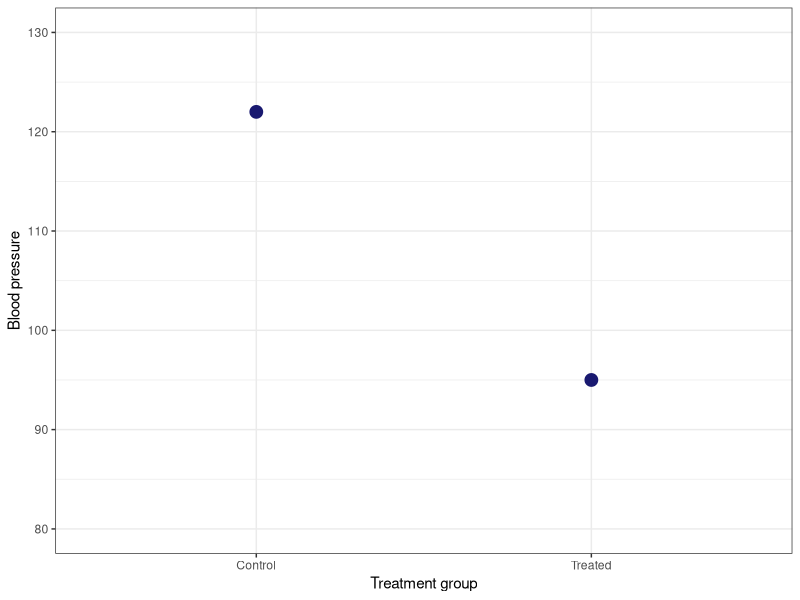
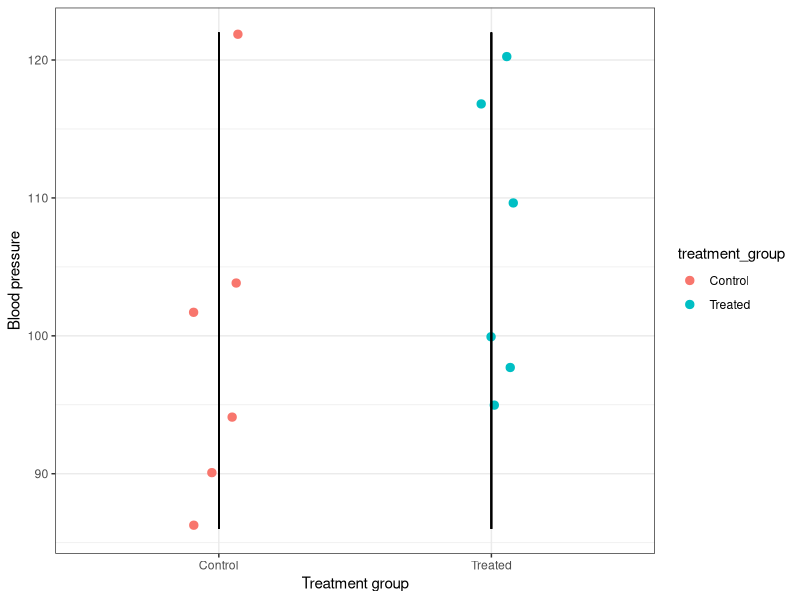

These figures' R source, in order: (Note: this script raises an error after producing the figures.)
## ---- chunk 1
library(knitr)
require(tidyverse)
set.seed(453)
# invalidate cache when the package version changes
knitr::opts_chunk$set(tidy = FALSE, echo = FALSE, 
                  message = FALSE, warning = FALSE,
                  out.width = "45%")
options(knitr.table.format = "latex")
options(knitr.kable.NA = "", digits = 2)
options(kableExtra.latex.load_packages = FALSE)

# set penalty for using scientific notation at 10, and number of digits to use in notation to 10
options(scipen = 30, digits = 15)

theme_set(theme_bw())
## ---- chunk 2

treatment_groups_pressure <- tribble(
  ~"treatment_group", ~"blood_pressure",
  "Control", 90,
  "Treated", 100,
  "Treated", 120,
  "Control", 122,
  "Treated", 110,
  "Control", 102,
  "Treated", 117,
  "Control", 104,
  "Treated", 95,
  "Control", 86,
  "Control", 94,
  "Treated", 98,
)

# Inferences based on a single observations for each of the treatment groups!
treatment_groups_pressure %>% 
  slice(4,9) %>% 
  ggplot() +
  geom_point(aes(x = treatment_group, y = blood_pressure), size = 4, color = "midnightblue") +
  labs(x = "Treatment group", y = "Blood pressure") +
  scale_y_continuous(limits = c(80, 130))
## ---- chunk 3
treatment_groups_pressure %>%
  ggplot(aes(x = treatment_group, y = blood_pressure)) +
  geom_jitter(aes(color = treatment_group),
             size = 2.5, width = 0.1) +
  geom_linerange(aes(ymin = min(blood_pressure),
                     ymax = max(blood_pressure),
                     x = treatment_group)) +
  labs(x = "Treatment group", y = "Blood pressure")
## ---- chunk 4
# pdftools::pdf_convert("~/../Desktop/ddhakal/training-contents/Participatory plant breeding/Santosh Shrestha/Illustrated Field Guide - Module 1 on plot design for PVS_revised.pdf", pages = 9, filenames = "./images/blocking_concept.png", format = "png", dpi = 250)

knitr::include_graphics("./images/blocking_concept.png")
## ---- chunk 5
knitr::include_graphics("./images/random_number_generation_spreadsheet.PNG")
## ---- chunk 6
knitr::include_graphics("./images/local_check.PNG")
## ---- chunk 7
knitr::include_graphics("./images/half-empty-glass.png")
